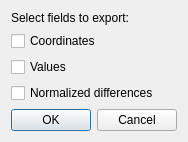
<?xml version="1.0" encoding="UTF-8"?>
<ui version="4.0">
 <class>PixelExportDialog</class>
 <widget class="QDialog" name="PixelExportDialog">
  <property name="geometry">
   <rect>
    <x>0</x>
    <y>0</y>
    <width>199</width>
    <height>158</height>
   </rect>
  </property>
  <property name="sizePolicy">
   <sizepolicy hsizetype="Minimum" vsizetype="Minimum">
    <horstretch>0</horstretch>
    <verstretch>0</verstretch>
   </sizepolicy>
  </property>
  <property name="windowTitle">
   <string>Export Pixels</string>
  </property>
  <layout class="QVBoxLayout" name="verticalLayout">
   <property name="sizeConstraint">
    <enum>QLayout::SetFixedSize</enum>
   </property>
   <item>
    <widget class="QLabel" name="label">
     <property name="text">
      <string>Select fields to export:</string>
     </property>
    </widget>
   </item>
   <item>
    <widget class="QCheckBox" name="coords">
     <property name="text">
      <string>Coordinates</string>
     </property>
    </widget>
   </item>
   <item>
    <widget class="QCheckBox" name="values">
     <property name="text">
      <string>Values</string>
     </property>
    </widget>
   </item>
   <item>
    <widget class="QCheckBox" name="diffs">
     <property name="text">
      <string>Normalized differences</string>
     </property>
    </widget>
   </item>
   <item>
    <widget class="QDialogButtonBox" name="buttonBox">
     <property name="orientation">
      <enum>Qt::Horizontal</enum>
     </property>
     <property name="standardButtons">
      <set>QDialogButtonBox::Cancel|QDialogButtonBox::Ok</set>
     </property>
    </widget>
   </item>
  </layout>
 </widget>
 <resources/>
 <connections>
  <connection>
   <sender>buttonBox</sender>
   <signal>accepted()</signal>
   <receiver>PixelExportDialog</receiver>
   <slot>accept()</slot>
   <hints>
    <hint type="sourcelabel">
     <x>248</x>
     <y>254</y>
    </hint>
    <hint type="destinationlabel">
     <x>157</x>
     <y>274</y>
    </hint>
   </hints>
  </connection>
  <connection>
   <sender>buttonBox</sender>
   <signal>rejected()</signal>
   <receiver>PixelExportDialog</receiver>
   <slot>reject()</slot>
   <hints>
    <hint type="sourcelabel">
     <x>316</x>
     <y>260</y>
    </hint>
    <hint type="destinationlabel">
     <x>286</x>
     <y>274</y>
    </hint>
   </hints>
  </connection>
 </connections>
</ui>
